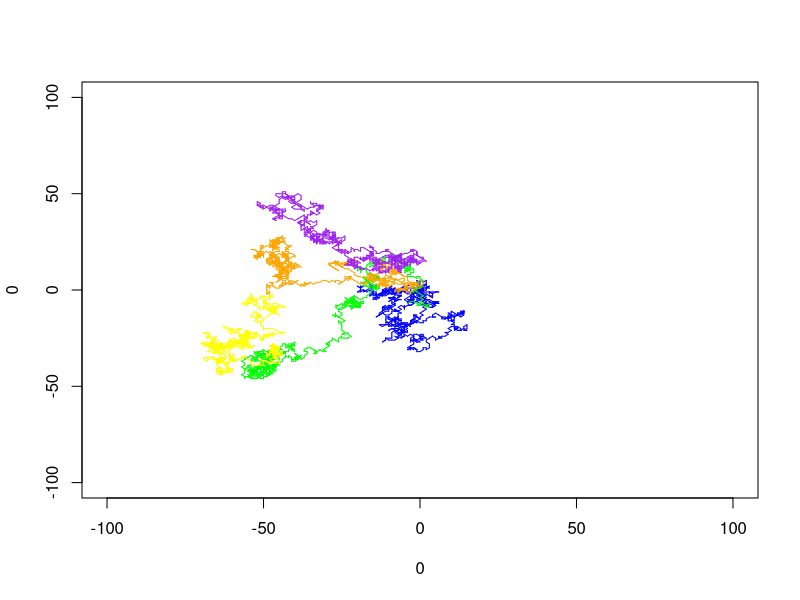

Write the R code that produced this figure.
## ---- chunk 1
library(ggplot2)
## ---- chunk 2
options <- list(
    c(0, 0),
    c(1, 0),
    c(0, 1),
    c(-1, 0),
    c(0, -1),
    c(1, 1),
    c(-1, -1),
    c(-1, 1),
    c(1, -1)
)

simulate_random_walk <- function(k, n) {
    i <- 0
    state <- k
    counter <- 0
    color <- "blue"

    plot(0, 0, xlim = c(-100, 100), ylim = c(-100, 100), col = "red", pch = 19)

    for (i in 1:n) {
        i <- i + 1

        if (i == 0.2 * n) {
            color <- "green"
        }
        if (i == 0.4 * n) {
            color <- "yellow"
        }
        if (i == 0.6 * n) {
            color <- "orange"
        }
        if (i == 0.8 * n) {
            color <- "purple"
        }

        move <- sample(options, 1)[[1]]
        state_old <- state
        state <- state + move
        lines(c(state[1], state_old[1]), c(state[2], state_old[2]), col = color)

        if (state[1] == 0 & state[2] == 0) {
            counter <- counter + 1
        }
    }
    print(counter)
}
## ---- chunk 3
k <- c(0, 0)
n <- 5000

simulate_random_walk(k, n)
